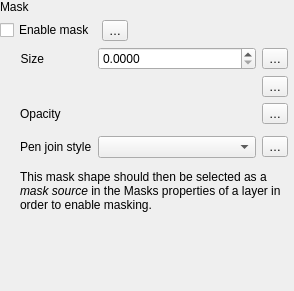
                    <widget class="QWidget" name="scrollAreaWidgetContents_31">
                     <property name="geometry">
                      <rect>
                       <x>0</x>
                       <y>0</y>
                       <width>294</width>
                       <height>291</height>
                      </rect>
                     </property>
                     <layout class="QVBoxLayout" name="verticalLayout_121">
                      <property name="leftMargin">
                       <number>0</number>
                      </property>
                      <property name="topMargin">
                       <number>0</number>
                      </property>
                      <property name="rightMargin">
                       <number>6</number>
                      </property>
                      <property name="bottomMargin">
                       <number>0</number>
                      </property>
                      <item>
                       <layout class="QGridLayout" name="gridLayout_361">
                        <item row="0" column="0" colspan="3">
                         <widget class="QLabel" name="label_99">
                          <property name="text">
                           <string>Mask</string>
                          </property>
                         </widget>
                        </item>
                        <item row="1" column="1">
                         <widget class="QgsPropertyOverrideButton" name="mEnableMaskDDBtn">
                          <property name="text">
                           <string>…</string>
                          </property>
                         </widget>
                        </item>
                        <item row="1" column="0">
                         <widget class="QCheckBox" name="mEnableMaskChkBx">
                          <property name="sizePolicy">
                           <sizepolicy hsizetype="Maximum" vsizetype="Fixed">
                            <horstretch>0</horstretch>
                            <verstretch>0</verstretch>
                           </sizepolicy>
                          </property>
                          <property name="text">
                           <string>Enable mask</string>
                          </property>
                         </widget>
                        </item>
                        <item row="1" column="2">
                         <spacer name="horizontalSpacer_131">
                          <property name="orientation">
                           <enum>Qt::Horizontal</enum>
                          </property>
                          <property name="sizeHint" stdset="0">
                           <size>
                            <width>0</width>
                            <height>20</height>
                           </size>
                          </property>
                         </spacer>
                        </item>
                        <item row="2" column="0" colspan="3">
                         <widget class="QFrame" name="mMaskFrame">
                          <layout class="QGridLayout" name="gridLayout_121">
                           <property name="leftMargin">
                            <number>20</number>
                           </property>
                           <property name="topMargin">
                            <number>0</number>
                           </property>
                           <property name="rightMargin">
                            <number>0</number>
                           </property>
                           <property name="bottomMargin">
                            <number>0</number>
                           </property>
                           <item row="3" column="1">
                            <widget class="QFrame" name="frame_51">
                             <property name="sizePolicy">
                              <sizepolicy hsizetype="Preferred" vsizetype="Maximum">
                               <horstretch>0</horstretch>
                               <verstretch>0</verstretch>
                              </sizepolicy>
                             </property>
                             <layout class="QHBoxLayout" name="horizontalLayout_101">
                              <property name="leftMargin">
                               <number>0</number>
                              </property>
                              <property name="topMargin">
                               <number>0</number>
                              </property>
                              <property name="rightMargin">
                               <number>0</number>
                              </property>
                              <property name="bottomMargin">
                               <number>0</number>
                              </property>
                             </layout>
                            </widget>
                           </item>
                           <item row="4" column="1">
                            <widget class="QgsPenJoinStyleComboBox" name="mMaskJoinStyleComboBox">
                             <property name="sizePolicy">
                              <sizepolicy hsizetype="Expanding" vsizetype="Fixed">
                               <horstretch>0</horstretch>
                               <verstretch>0</verstretch>
                              </sizepolicy>
                             </property>
                            </widget>
                           </item>
                           <item row="2" column="2">
                            <widget class="QgsPropertyOverrideButton" name="mMaskOpacityDDBtn">
                             <property name="text">
                              <string>…</string>
                             </property>
                            </widget>
                           </item>
                           <item row="5" column="0" colspan="3">
                            <widget class="QgsEffectStackCompactWidget" name="mMaskEffectWidget" native="true"/>
                           </item>
                           <item row="1" column="1">
                            <widget class="QgsUnitSelectionWidget" name="mMaskBufferUnitWidget" native="true">
                             <property name="focusPolicy">
                              <enum>Qt::StrongFocus</enum>
                             </property>
                            </widget>
                           </item>
                           <item row="4" column="2">
                            <widget class="QgsPropertyOverrideButton" name="mMaskJoinStyleDDBtn">
                             <property name="text">
                              <string>…</string>
                             </property>
                            </widget>
                           </item>
                           <item row="1" column="2">
                            <widget class="QgsPropertyOverrideButton" name="mMaskBufferUnitsDDBtn">
                             <property name="text">
                              <string>…</string>
                             </property>
                            </widget>
                           </item>
                           <item row="0" column="1">
                            <widget class="QgsDoubleSpinBox" name="mMaskBufferSizeSpinBox">
                             <property name="sizePolicy">
                              <sizepolicy hsizetype="Expanding" vsizetype="Fixed">
                               <horstretch>0</horstretch>
                               <verstretch>0</verstretch>
                              </sizepolicy>
                             </property>
                             <property name="minimumSize">
                              <size>
                               <width>0</width>
                               <height>0</height>
                              </size>
                             </property>
                             <property name="suffix">
                              <string/>
                             </property>
                             <property name="decimals">
                              <number>4</number>
                             </property>
                             <property name="maximum">
                              <double>999999999.000000000000000</double>
                             </property>
                             <property name="singleStep">
                              <double>0.100000000000000</double>
                             </property>
                             <property name="showClearButton" stdset="0">
                              <bool>false</bool>
                             </property>
                            </widget>
                           </item>
                           <item row="0" column="2">
                            <widget class="QgsPropertyOverrideButton" name="mMaskBufferSizeDDBtn">
                             <property name="text">
                              <string>…</string>
                             </property>
                            </widget>
                           </item>
                           <item row="2" column="1">
                            <widget class="QgsOpacityWidget" name="mMaskOpacityWidget" native="true">
                             <property name="focusPolicy">
                              <enum>Qt::StrongFocus</enum>
                             </property>
                            </widget>
                           </item>
                           <item row="0" column="0">
                            <widget class="QLabel" name="label_311">
                             <property name="sizePolicy">
                              <sizepolicy hsizetype="Maximum" vsizetype="Preferred">
                               <horstretch>0</horstretch>
                               <verstretch>0</verstretch>
                              </sizepolicy>
                             </property>
                             <property name="text">
                              <string>Size</string>
                             </property>
                             <property name="alignment">
                              <set>Qt::AlignRight|Qt::AlignTrailing|Qt::AlignVCenter</set>
                             </property>
                            </widget>
                           </item>
                           <item row="4" column="0">
                            <widget class="QLabel" name="label_51">
                             <property name="text">
                              <string>Pen join style</string>
                             </property>
                            </widget>
                           </item>
                           <item row="2" column="0">
                            <widget class="QLabel" name="mMaskTranspLabel_2">
                             <property name="enabled">
                              <bool>true</bool>
                             </property>
                             <property name="text">
                              <string>Opacity</string>
                             </property>
                            </widget>
                           </item>
                           <item row="6" column="0" colspan="3">
                            <widget class="QLabel" name="label">
                             <property name="text">
                              <string>&lt;html&gt;&lt;head/&gt;&lt;body&gt;&lt;p&gt;This mask shape should then be selected as a &lt;span style=&quot; font-style:italic;&quot;&gt;mask source&lt;/span&gt; in the Masks properties of a layer in order to enable masking.&lt;/p&gt;&lt;/body&gt;&lt;/html&gt;</string>
                             </property>
                             <property name="wordWrap">
                              <bool>true</bool>
                             </property>
                            </widget>
                           </item>
                           <item row="7" column="0">
                            <spacer name="verticalSpacer_2">
                             <property name="orientation">
                              <enum>Qt::Vertical</enum>
                             </property>
                             <property name="sizeHint" stdset="0">
                              <size>
                               <width>20</width>
                               <height>0</height>
                              </size>
                             </property>
                            </spacer>
                           </item>
                          </layout>
                         </widget>
                        </item>
                       </layout>
                      </item>
                     </layout>
                    </widget>
